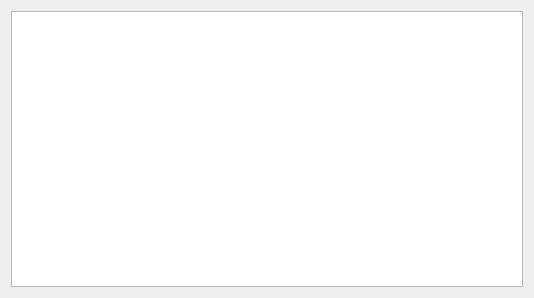
<?xml version="1.0" encoding="UTF-8"?>
<ui version="4.0">
 <class>LabelDialog</class>
 <widget class="QDialog" name="LabelDialog">
  <property name="geometry">
   <rect>
    <x>0</x>
    <y>0</y>
    <width>534</width>
    <height>298</height>
   </rect>
  </property>
  <property name="windowTitle">
   <string>Dialog</string>
  </property>
  <layout class="QHBoxLayout" name="horizontalLayout">
   <item>
    <widget class="QListWidget" name="listWidget"/>
   </item>
  </layout>
 </widget>
 <resources/>
 <connections/>
</ui>
